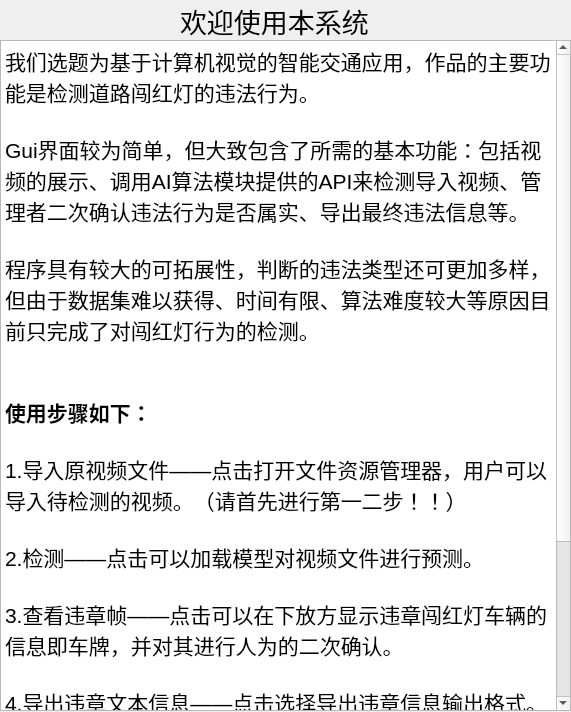
<?xml version="1.0" encoding="UTF-8"?>
<ui version="4.0">
 <class>Dialog</class>
 <widget class="QDialog" name="Dialog">
  <property name="geometry">
   <rect>
    <x>0</x>
    <y>0</y>
    <width>571</width>
    <height>712</height>
   </rect>
  </property>
  <property name="minimumSize">
   <size>
    <width>571</width>
    <height>712</height>
   </size>
  </property>
  <property name="maximumSize">
   <size>
    <width>571</width>
    <height>712</height>
   </size>
  </property>
  <property name="windowTitle">
   <string>使用手册</string>
  </property>
  <widget class="QTextBrowser" name="textBrowser">
   <property name="geometry">
    <rect>
     <x>0</x>
     <y>40</y>
     <width>571</width>
     <height>671</height>
    </rect>
   </property>
   <property name="html">
    <string>&lt;!DOCTYPE HTML PUBLIC &quot;-//W3C//DTD HTML 4.0//EN&quot; &quot;http://www.w3.org/TR/REC-html40/strict.dtd&quot;&gt;
&lt;html&gt;&lt;head&gt;&lt;meta name=&quot;qrichtext&quot; content=&quot;1&quot; /&gt;&lt;style type=&quot;text/css&quot;&gt;
p, li { white-space: pre-wrap; }
&lt;/style&gt;&lt;/head&gt;&lt;body style=&quot; font-family:'SimSun'; font-size:11.25pt; font-weight:400; font-style:normal;&quot;&gt;
&lt;p style=&quot; margin-top:0px; margin-bottom:0px; margin-left:0px; margin-right:0px; -qt-block-indent:0; text-indent:0px;&quot;&gt;&lt;span style=&quot; font-size:16pt;&quot;&gt;我们选题为基于计算机视觉的智能交通应用，作品的主要功能是检测道路闯红灯的违法行为。&lt;/span&gt;&lt;/p&gt;
&lt;p style=&quot;-qt-paragraph-type:empty; margin-top:0px; margin-bottom:0px; margin-left:0px; margin-right:0px; -qt-block-indent:0; text-indent:0px; font-size:16pt;&quot;&gt;&lt;br /&gt;&lt;/p&gt;
&lt;p style=&quot; margin-top:0px; margin-bottom:0px; margin-left:0px; margin-right:0px; -qt-block-indent:0; text-indent:0px;&quot;&gt;&lt;span style=&quot; font-size:16pt;&quot;&gt;Gui界面较为简单，但大致包含了所需的基本功能：包括视频的展示、调用AI算法模块提供的API来检测导入视频、管理者二次确认违法行为是否属实、导出最终违法信息等。&lt;/span&gt;&lt;/p&gt;
&lt;p style=&quot;-qt-paragraph-type:empty; margin-top:0px; margin-bottom:0px; margin-left:0px; margin-right:0px; -qt-block-indent:0; text-indent:0px; font-size:16pt;&quot;&gt;&lt;br /&gt;&lt;/p&gt;
&lt;p style=&quot; margin-top:0px; margin-bottom:0px; margin-left:0px; margin-right:0px; -qt-block-indent:0; text-indent:0px;&quot;&gt;&lt;span style=&quot; font-size:16pt;&quot;&gt;程序具有较大的可拓展性，判断的违法类型还可更加多样，但由于数据集难以获得、时间有限、算法难度较大等原因目前只完成了对闯红灯行为的检测。&lt;/span&gt;&lt;/p&gt;
&lt;p style=&quot;-qt-paragraph-type:empty; margin-top:0px; margin-bottom:0px; margin-left:0px; margin-right:0px; -qt-block-indent:0; text-indent:0px; font-size:16pt;&quot;&gt;&lt;br /&gt;&lt;/p&gt;
&lt;p style=&quot;-qt-paragraph-type:empty; margin-top:0px; margin-bottom:0px; margin-left:0px; margin-right:0px; -qt-block-indent:0; text-indent:0px; font-size:16pt;&quot;&gt;&lt;br /&gt;&lt;/p&gt;
&lt;p style=&quot; margin-top:0px; margin-bottom:0px; margin-left:0px; margin-right:0px; -qt-block-indent:0; text-indent:0px;&quot;&gt;&lt;span style=&quot; font-size:16pt; font-weight:600;&quot;&gt;使用步骤如下：&lt;/span&gt;&lt;/p&gt;
&lt;p style=&quot;-qt-paragraph-type:empty; margin-top:0px; margin-bottom:0px; margin-left:0px; margin-right:0px; -qt-block-indent:0; text-indent:0px; font-size:16pt; font-weight:600;&quot;&gt;&lt;br /&gt;&lt;/p&gt;
&lt;p style=&quot; margin-top:0px; margin-bottom:0px; margin-left:0px; margin-right:0px; -qt-block-indent:0; text-indent:0px;&quot;&gt;&lt;span style=&quot; font-size:16pt;&quot;&gt;1.导入原视频文件——点击打开文件资源管理器，用户可以导入待检测的视频。（请首先进行第一二步！！）&lt;/span&gt;&lt;/p&gt;
&lt;p style=&quot;-qt-paragraph-type:empty; margin-top:0px; margin-bottom:0px; margin-left:0px; margin-right:0px; -qt-block-indent:0; text-indent:0px; font-size:16pt;&quot;&gt;&lt;br /&gt;&lt;/p&gt;
&lt;p style=&quot; margin-top:0px; margin-bottom:0px; margin-left:0px; margin-right:0px; -qt-block-indent:0; text-indent:0px;&quot;&gt;&lt;span style=&quot; font-size:16pt;&quot;&gt;2.检测——点击可以加载模型对视频文件进行预测。&lt;/span&gt;&lt;/p&gt;
&lt;p style=&quot;-qt-paragraph-type:empty; margin-top:0px; margin-bottom:0px; margin-left:0px; margin-right:0px; -qt-block-indent:0; text-indent:0px; font-size:16pt;&quot;&gt;&lt;br /&gt;&lt;/p&gt;
&lt;p style=&quot; margin-top:0px; margin-bottom:0px; margin-left:0px; margin-right:0px; -qt-block-indent:0; text-indent:0px;&quot;&gt;&lt;span style=&quot; font-size:16pt;&quot;&gt;3.查看违章帧——点击可以在下放方显示违章闯红灯车辆的信息即车牌，并对其进行人为的二次确认。&lt;/span&gt;&lt;/p&gt;
&lt;p style=&quot;-qt-paragraph-type:empty; margin-top:0px; margin-bottom:0px; margin-left:0px; margin-right:0px; -qt-block-indent:0; text-indent:0px; font-size:16pt;&quot;&gt;&lt;br /&gt;&lt;/p&gt;
&lt;p style=&quot; margin-top:0px; margin-bottom:0px; margin-left:0px; margin-right:0px; -qt-block-indent:0; text-indent:0px;&quot;&gt;&lt;span style=&quot; font-size:16pt;&quot;&gt;4.导出违章文本信息——点击选择导出违章信息输出格式。（*.txt或者*.xlsx）&lt;/span&gt;&lt;/p&gt;
&lt;p style=&quot;-qt-paragraph-type:empty; margin-top:0px; margin-bottom:0px; margin-left:0px; margin-right:0px; -qt-block-indent:0; text-indent:0px; font-size:16pt;&quot;&gt;&lt;br /&gt;&lt;/p&gt;
&lt;p style=&quot; margin-top:0px; margin-bottom:0px; margin-left:0px; margin-right:0px; -qt-block-indent:0; text-indent:0px;&quot;&gt;&lt;span style=&quot; font-size:16pt;&quot;&gt;5.退出系统——点击可关闭窗口。&lt;/span&gt;&lt;/p&gt;
&lt;p style=&quot;-qt-paragraph-type:empty; margin-top:0px; margin-bottom:0px; margin-left:0px; margin-right:0px; -qt-block-indent:0; text-indent:0px; font-size:16pt;&quot;&gt;&lt;br /&gt;&lt;/p&gt;
&lt;p style=&quot; margin-top:0px; margin-bottom:0px; margin-left:0px; margin-right:0px; -qt-block-indent:0; text-indent:0px;&quot;&gt;&lt;span style=&quot; font-size:16pt;&quot;&gt;6.菜单中有清楚数据的菜单项——点击清楚数据的菜单项，可将程序中在运行过程中缓存的数据清除。&lt;/span&gt;&lt;/p&gt;
&lt;p style=&quot;-qt-paragraph-type:empty; margin-top:0px; margin-bottom:0px; margin-left:0px; margin-right:0px; -qt-block-indent:0; text-indent:0px; font-size:16pt;&quot;&gt;&lt;br /&gt;&lt;/p&gt;&lt;/body&gt;&lt;/html&gt;</string>
   </property>
  </widget>
  <widget class="QLabel" name="label">
   <property name="geometry">
    <rect>
     <x>180</x>
     <y>0</y>
     <width>211</width>
     <height>41</height>
    </rect>
   </property>
   <property name="font">
    <font>
     <family>宋体</family>
     <pointsize>20</pointsize>
    </font>
   </property>
   <property name="text">
    <string>欢迎使用本系统</string>
   </property>
  </widget>
 </widget>
 <resources/>
 <connections/>
</ui>
